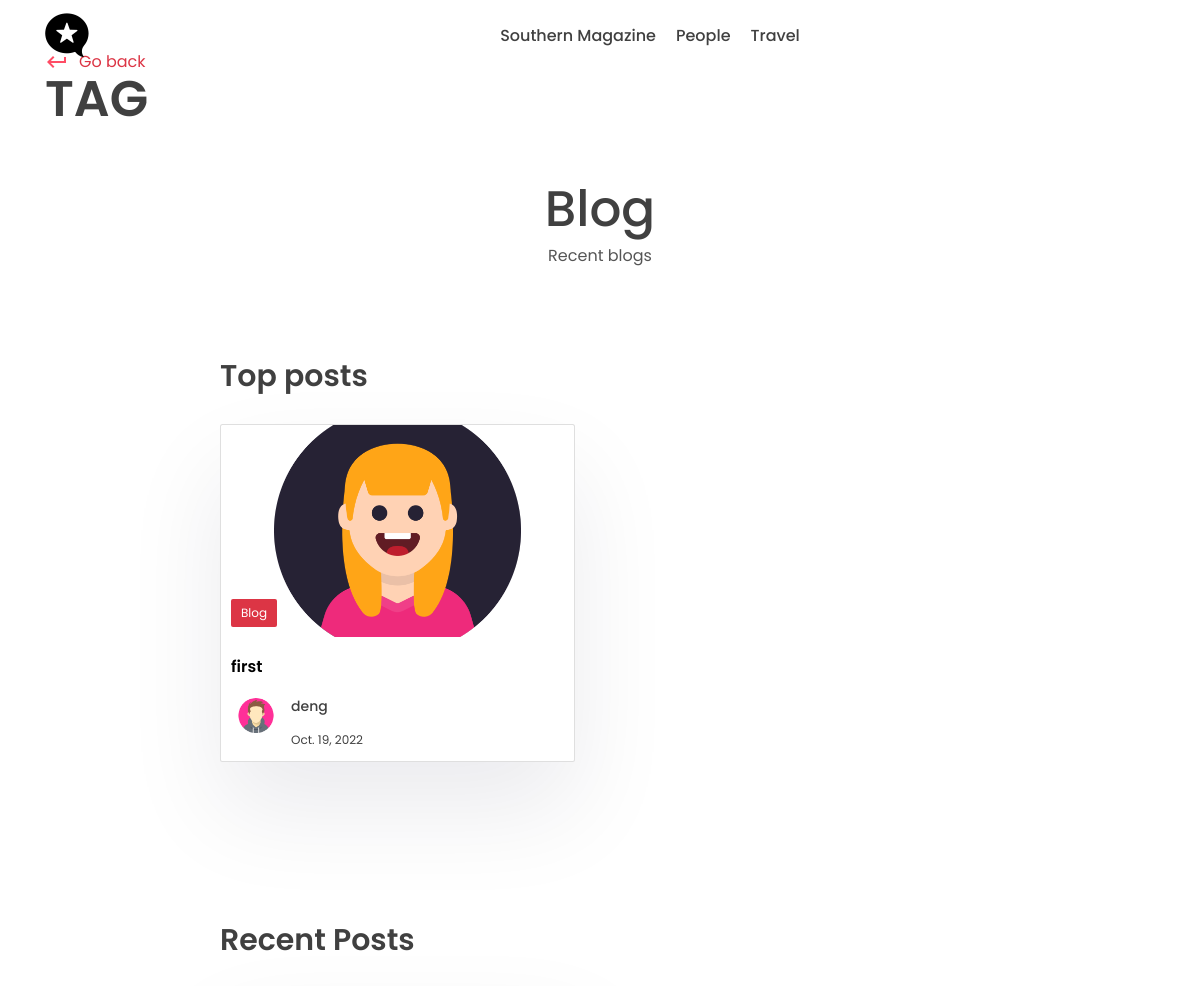
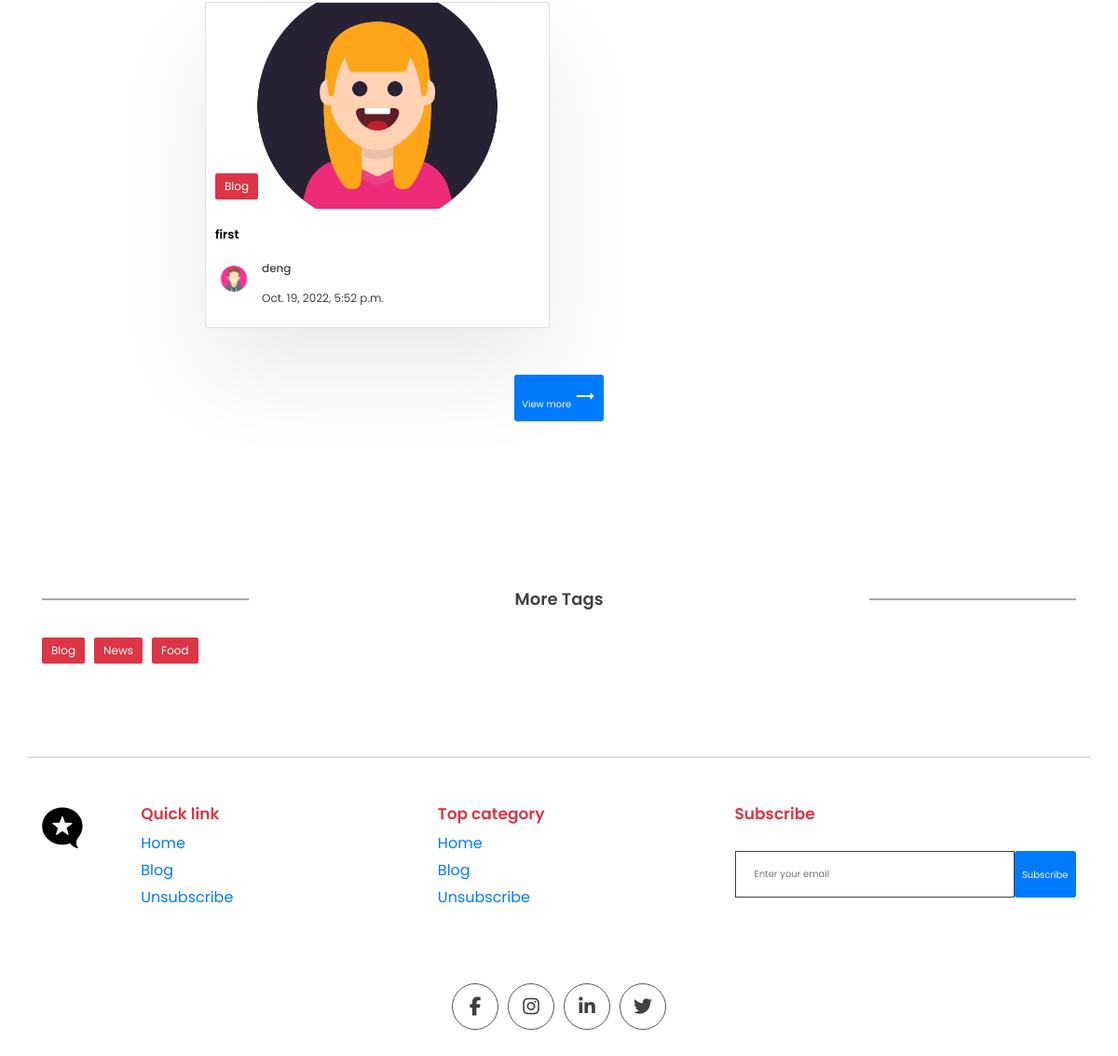
Before: /tag/blog with the older database file (2 pictures, top to bottom).
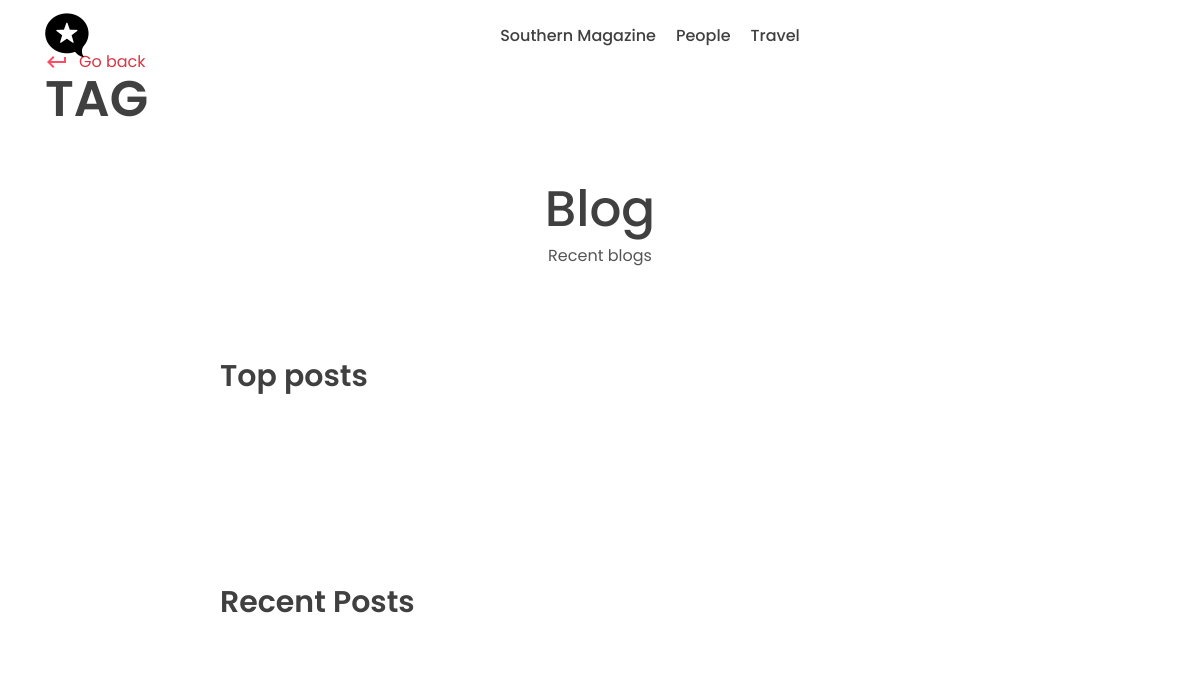
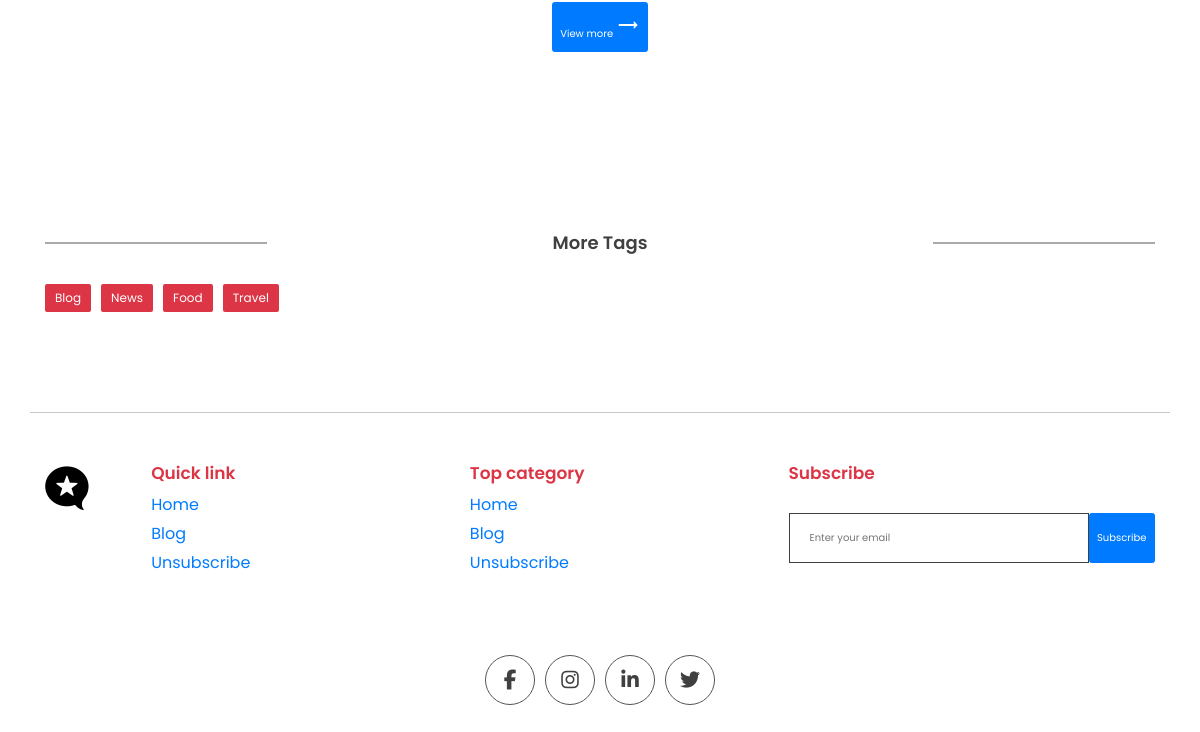
After: the same page with the newer database file (2 pictures, top to bottom).
### app/models.py (models this page shows, shortened)
class Post(models.Model):
    title         = models.CharField(max_length=200)
    content       = models.TextField()
    last_updated  = models.DateTimeField(auto_now=True)
    slug          = models.SlugField(max_length=200, unique=True)
    image         = models.ImageField(null=True, blank=True, upload_to='images/')
    tags = models.ManyToManyField(Tag, blank=True, related_name='post')
    view_count = models.IntegerField(null=True, blank=True)
    is_featured = models.BooleanField(default=False)
    author = models.ForeignKey(User,on_delete=models.CASCADE, null=True, blank=True)

class Tag(models.Model):
    name         = models.CharField(max_length=100)
    description  = models.CharField(max_length=100)
    slug         = models.SlugField(max_length=200, unique=True)

class Profile(models.Model):
    user = models.OneToOneField(User, on_delete=models.CASCADE)
    profile_image = models.ImageField(null=True, blank=True, upload_to='images/')
    slug = models.SlugField(max_length=200, unique=True)
    bio = models.CharField(max_length=200)

### app/views.py (the view)
# urls.py: path('tag/<slug:slug>', views.tag_page, name='tag_page'),
def tag_page(request, slug):
    tag = Tag.objects.get(slug=slug)
    top_posts = Post.objects.filter(tags__in=[tag.id]).order_by('-view_count')[0:3]
    recent_posts = Post.objects.filter(tags__in=[tag.id]).order_by('-last_updated')[0:3]
    tags = Tag.objects.all()
    context = {'tag': tag, 'top_posts': top_posts, 'recent_posts': recent_posts, 'tags': tags}
    return render(request, 'app/tag.html', context)

### app/templates/app/tag.html (shortened to what this page needs)
{% extends 'base.html' %}
{% block content %}
    <div class="main">
      <div class="container">
        <div class="layout">
          <div class="left">
            <div class="page-top">
              <div class="top flex">
                <div class="page-name">
                  <a href="#" class="learn">
                    <span class="material-icons"> keyboard_return </span> Go
                    back
                  </a>
                  <h1>Tag</h1>
                </div>
              </div>
            </div>
            <center>
              <div class="typo">
                <h1 class="title">{{tag.name}}</h1>
                <p>
                  {{tag.description}}
                </p>
              </div>
            </center>
            <section class="sp">
              <div class="container">
                <h1 class="sec-title">Top posts</h1>
                <div class="grid-2 blog">
                  {% for post in top_posts %}
                  <a href="#">
                    <div class="card">
                      <div class="post-img">
                        <img src="{{post.image.url}}" alt="" />
                        <div class="tag">{{post.tags.all.0.name}}</div>
                      </div>
                      <div class="card-content">
                        <h3>
                          {{post.title}}
                        </h3>
                        <div class="author">
                          <div class="profile-pic">
                            <img src="{{post.author.profile.profile_image.url}}" alt="" />
                          </div>
                          <div class="details">
                            <p>{{post.author.first_name}}</p>
                            <small>{{post.last_updated|date}}</small>
                          </div>
                        </div>
                      </div>
                    </div>
                  </a>
                  {% endfor %}
                </div>
              </div>
            </section>
            <section class="sp">
              <div class="container">
                <h1 class="sec-title">Recent Posts</h1>
                <div class="grid-3 blog-grid">
                  {% for post in recent_posts %}
                    <a href="#">
                    <div class="card">
                      <div class="post-img">
                        <img src="{{post.image.url}}" alt="" />
                        <div class="tag">{{post.tags.all.0.name}}</div>
                      </div>
                      <div class="card-content">
                        <h3>
                          {{post.title}}
                        </h3>
                        <div class="author">
                          <div class="profile-pic">
                            <img src="{{post.author.profile.profile_image.url}}" alt="" />
                          </div>
                          <div class="details">
                            <p>{{post.author.first_name}}</p>
                            <small>{{post.last_updated}}</small>
                          </div>
                        </div>
                      </div>
                    </div>
                  </a>
                  {% endfor %}
                </div>
                <center>
                  <button class="btn btn-primary rounded view">
                    View more
                    <span class="material-icons"> trending_flat </span>
                  </button>
                </center>
              </div>
            </section>
          </div>
          <div class="right">
            <div class="block">
              <h2 class="title2">More Tags</h2>
              <div class="blog-tags">
                {% for tag in tags %}
                <a href="{% url 'tag_page' tag.slug %}" class="tag">{{tag.name}}</a>
                {% endfor %}
              </div>
            </div>
          </div>
        </div>
      </div>
    </div>
{% endblock content %}

Changed rows visible on the page:
removed Post: image (picture), tags.all.0.name "Blog", title "first", author.profile.profile_image (picture), author.first_name "deng", last_updated "Oct. 19, 2022", last_updated "Oct. 19, 2022, 5:52 p.m."
added Tag: name "Travel"
